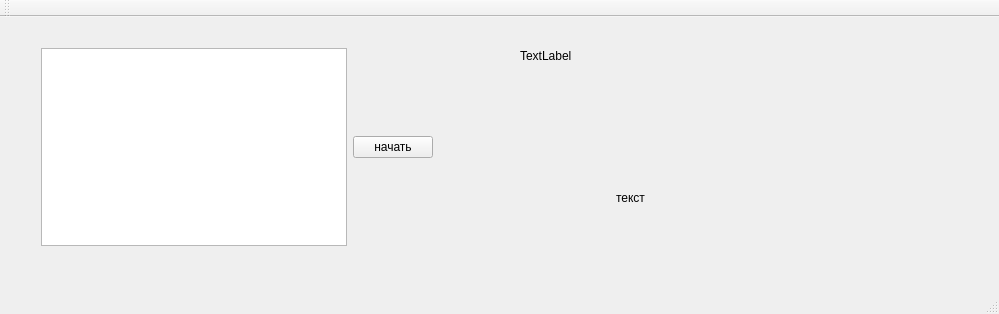
<?xml version="1.0" encoding="UTF-8"?>
<ui version="4.0">
 <class>okno</class>
 <widget class="QMainWindow" name="okno">
  <property name="geometry">
   <rect>
    <x>0</x>
    <y>0</y>
    <width>999</width>
    <height>314</height>
   </rect>
  </property>
  <property name="cursor">
   <cursorShape>PointingHandCursor</cursorShape>
  </property>
  <property name="mouseTracking">
   <bool>true</bool>
  </property>
  <property name="windowTitle">
   <string>okno</string>
  </property>
  <property name="windowOpacity">
   <double>0.000000000000000</double>
  </property>
  <property name="styleSheet">
   <string notr="true"/>
  </property>
  <widget class="QWidget" name="centralWidget">
   <widget class="QWidget" name="layoutWidget">
    <property name="geometry">
     <rect>
      <x>30</x>
      <y>20</y>
      <width>414</width>
      <height>220</height>
     </rect>
    </property>
    <layout class="QVBoxLayout" name="verticalLayout">
     <item>
      <layout class="QHBoxLayout" name="horizontalLayout">
       <item>
        <widget class="QTextEdit" name="textEdit"/>
       </item>
       <item>
        <widget class="QPushButton" name="pushButton">
         <property name="text">
          <string>начать</string>
         </property>
        </widget>
       </item>
      </layout>
     </item>
    </layout>
   </widget>
   <widget class="QLabel" name="label">
    <property name="geometry">
     <rect>
      <x>480</x>
      <y>150</y>
      <width>301</width>
      <height>61</height>
     </rect>
    </property>
    <property name="text">
     <string>текст</string>
    </property>
    <property name="alignment">
     <set>Qt::AlignCenter</set>
    </property>
   </widget>
   <widget class="QLabel" name="label_2">
    <property name="geometry">
     <rect>
      <x>520</x>
      <y>30</y>
      <width>412</width>
      <height>18</height>
     </rect>
    </property>
    <property name="text">
     <string>TextLabel</string>
    </property>
   </widget>
  </widget>
  <widget class="QMenuBar" name="menuBar">
   <property name="geometry">
    <rect>
     <x>0</x>
     <y>0</y>
     <width>999</width>
     <height>30</height>
    </rect>
   </property>
  </widget>
  <widget class="QToolBar" name="mainToolBar">
   <attribute name="toolBarArea">
    <enum>TopToolBarArea</enum>
   </attribute>
   <attribute name="toolBarBreak">
    <bool>false</bool>
   </attribute>
  </widget>
  <widget class="QStatusBar" name="statusBar"/>
 </widget>
 <layoutdefault spacing="6" margin="11"/>
 <resources/>
 <connections/>
</ui>
